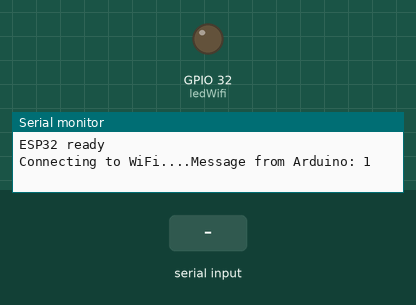
The sketch below on a simulated ESP32. On the bench: output pins drawn as LEDs (lit = HIGH), the last lines printed to the serial monitor. The test bench sets the inputs (shaded band). WiFi joins after 1.5 s; servers stay silent unless stated.

Above: at 2.2 s.
2.3 s: "1\n" received over Serial
At 5.0 s:
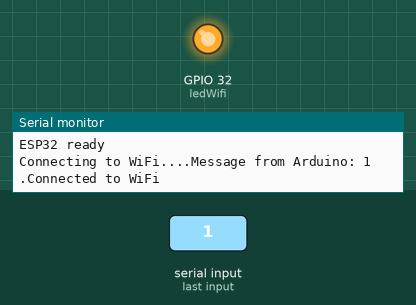
Timing chart, 0 to 6.5 s (numbered marks = the images above; inputs shaded):
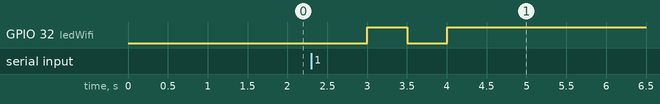

The sketch:

Esp32Control.ino
```cpp
#include <WiFi.h>
#include <HTTPClient.h>

const char* fireWarningSignal = "FIRE";

// Thông tin WiFi
const char* ssid = "MI 8 SE";
const char* password = "12345678923";

// Thông tin HTTP Request
const char* httpsRequest = "https://warningfire-notice.onrender.com/notify";
const char* requestFireWarning = "{\"type\": \"WARNING\",\"message\":\"FIRE\"}";

// Chân LED WiFi
const int ledWifi = 32;

// Semaphore để đồng bộ hóa giữa các nhiệm vụ
SemaphoreHandle_t xSemaphore = NULL;

// Trạng thái yêu cầu HTTP
volatile bool requested = false;

void setup() {
  delay(1000);

  Serial.begin(9600); // Khởi động Serial giao tiếp với Arduino
  Serial.println("ESP32 ready");
  requested = false;
  RegistIO();
  digitalWrite(ledWifi, LOW);

  // Tạo semaphore
  xSemaphore = xSemaphoreCreateMutex();

  // Tạo các nhiệm vụ RTOS
  RegistTasks();
}

void RegistIO(){
  pinMode(ledWifi, OUTPUT);
}

void RegistTasks(){
  xTaskCreatePinnedToCore(
    handleConnectWifi, /* Nhiệm vụ quản lý WiFi */
    "Connect WiFi Task",
    4096,
    NULL,
    1,
    NULL,
    1);

  xTaskCreatePinnedToCore(
    handleFireWarning, /* Nhiệm vụ xử lý thông báo từ Arduino */
    "Handle Fire Task",
    8192,
    NULL,
    1,
    NULL,
    1);
}

void handleConnectWifi(void * parameter) {
  // Kết nối WiFi
  WiFi.begin(ssid, password);
  Serial.print("Connecting to WiFi...");
  while (WiFi.status() != WL_CONNECTED) {
    delay(1000);
    Serial.print(".");
    digitalWrite(ledWifi, LOW);
  }
  Serial.println("Connected to WiFi");
  pingpongLedWifi();

  while (true) {
    // Kiểm tra trạng thái WiFi
    if (WiFi.status() != WL_CONNECTED) {
      digitalWrite(ledWifi, LOW);
    } else {
      digitalWrite(ledWifi, HIGH);
    }
    delay(500);
  }
}

void handleFireWarning(void * parameter) {
  while (true) {
    if (Serial.available() && !requested) {
      String message = Serial.readStringUntil('\n');
      message.trim(); // Loại bỏ các khoảng trắng ở đầu và cuối chuỗi
      Serial.println("Message from Arduino: " + message);

      if (message == fireWarningSignal) {
        xSemaphoreTake(xSemaphore, portMAX_DELAY);
        requested = true;
        xSemaphoreGive(xSemaphore);

        // Gửi yêu cầu HTTP
        if (WiFi.status() == WL_CONNECTED) {
          SendRequestWarning();
          xSemaphoreTake(xSemaphore, portMAX_DELAY);
          requested = false;
          xSemaphoreGive(xSemaphore);
        } else {
          Serial.println("WiFi not connected");
        }
      }
    }
    else{
      //Serial.println("Something wrong");
    }
    //delay(500);
  }
}

void SendRequestWarning(){
  HTTPClient http;
  http.begin(httpsRequest);

  http.addHeader("Content-Type", "application/json");

  const char* reqBody = requestFireWarning ;
  int httpResponseCode = http.POST(reqBody);

  Serial.println("Code: " + String(httpResponseCode));
  if (httpResponseCode == 200) {
    String response = http.getString();
    Serial.println("HTTP Response code: " + String(httpResponseCode));
    Serial.println("Response: " + response);
  } else {
    Serial.println("Error on HTTP request");
  }

  http.end();
}

void pingpongLedWifi() {
  digitalWrite(ledWifi, HIGH);
  delay(500);
  digitalWrite(ledWifi, LOW);
  delay(500);
  digitalWrite(ledWifi, HIGH);
  delay(500);
  digitalWrite(ledWifi, LOW);
}

void loop() {
  // Không cần sử dụng vòng lặp chính vì RTOS sẽ quản lý các nhiệm vụ
}
```
